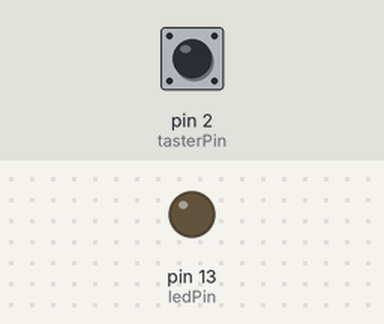
Recording of a sketch running on a simulated Arduino Uno, built with avr-gcc and run on an emulated ATmega328P. Shown: output pins drawn as LEDs (lit = HIGH). The inputs (shaded band) are chosen by the test bench; at power-on: pin 2 (tasterPin) LOW.

Above: at 1.2 s.
1.3 s: pin 2 (tasterPin) pulled HIGH for 0.15 s
At 1.37 s:
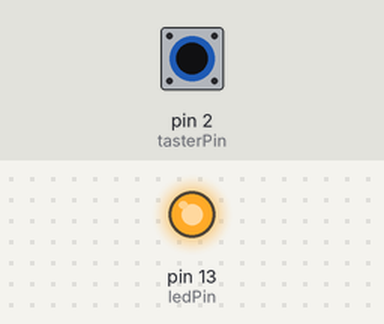
2.9 s: pin 2 (tasterPin) pulled HIGH for 3.2 s
At 6.7 s:
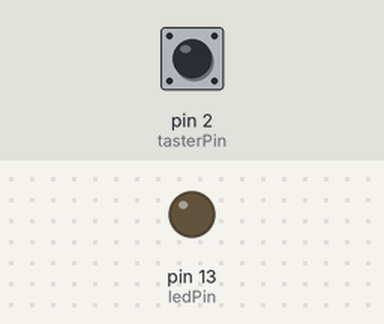
Timing chart, 0 to 8.2 s (numbered marks = the images above; inputs shaded):
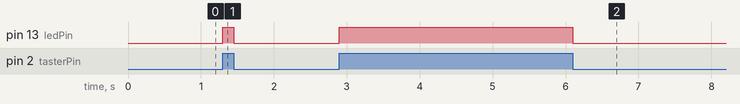

The sketch:

Interrupt0_Taster_steuertLED.ino
```cpp
/*   Taster per Interrupt lesen und LED ein- ausschaltem
Board             Interrupt-Nr  int.0   int.1
Uno, Ethernet     Pin-Nr        D2      D3

attachInterrupt(interrupt, ISR, mode)
  interrupt:    0 oder 1
  ISR:          Interrupt Service Routine
  mode: - LOW trigger interrupt whenever pin is low,
        - CHANGE trigger interrupt whenever pin changes
        - RISING trigger when pin goes from low to high,
        - FALLING trigger when pin goes from high to low. */

const int ledPin = 13;            // extra oder eingebaute LED
const int tasterPin = 2;          // Taster am int0

void setup()
{
  pinMode(ledPin, OUTPUT);        // LED Pin daher OUTPUT
  attachInterrupt(0, ISRledSchalten, CHANGE); // Interrupt=0, ISR-Name,
}  // setup                          Interrupt bei jedem Flankenwechsel

void loop()
{
                                  //  beliebiger komplexter Code
}  // loop

void ISRledSchalten()                           // die Interrupt Fkt ISR
{                                               // Immer wenn sich Tastenzustand ändert wird Fkt aufgerufen
  digitalWrite(ledPin, digitalRead(tasterPin)); // Gedrückt = EIN
} // fct ISR                                       sonst = AUS
```

Measured:
- after the input at 1.3 s, pin 13 (ledPin): LOW → HIGH at once, → LOW 0.15 s later
- after the input at 2.9 s, pin 13 (ledPin): LOW → HIGH at once, → LOW 3.2 s later
